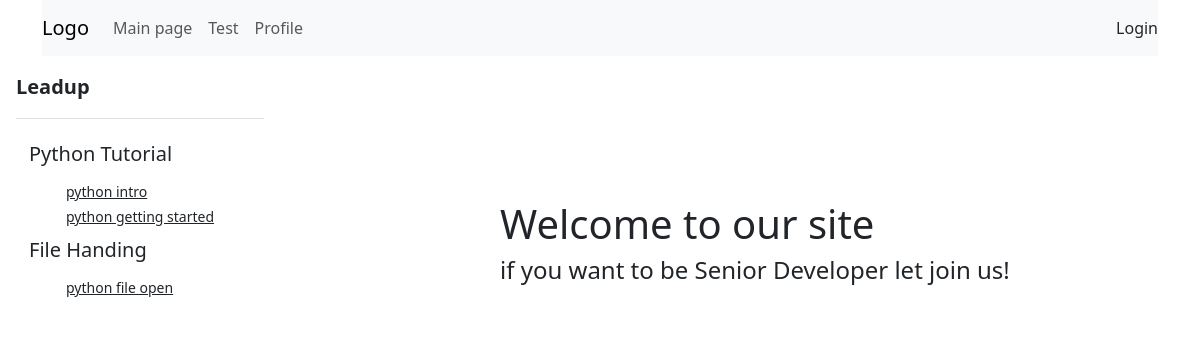
Before: /python/ with the older database file.
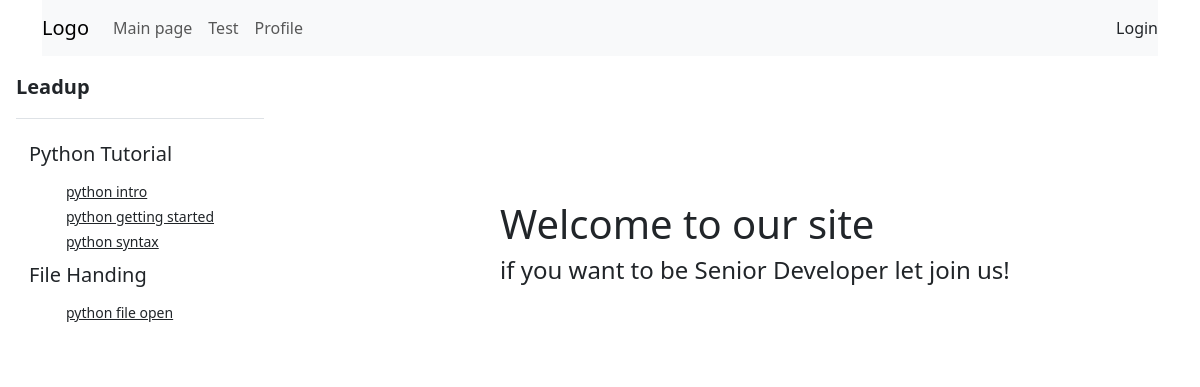
After: the same page with the newer database file.
### app/models.py (models this page shows, shortened)
class Chapter(models.Model):
    name = models.CharField(max_length=150)

class Page(models.Model):
    whichChapter = models.ForeignKey(Chapter, on_delete=models.CASCADE)
    name = models.CharField(max_length=150)
    slug=models.SlugField(max_length=250, null=True, blank=True)
    text = RichTextField(blank=True, null=True)
    def get_absolute_url(self):
        return reverse('view_news', kwargs={"pk": self.pk})

### app/views.py (the view)
# urls.py: path('python/', views.python, name="python"),
def python(request):
    a = Chapter.objects.all().prefetch_related('page_set')
    context = {'a':a}
    return render(request, "python.html", context)

### templates/python.html (shortened to what this page needs)
<!DOCTYPE html>
<html lang="en">
<head>
    <link href="https://cdn.jsdelivr.net/npm/bootstrap@5.3.0-alpha1/dist/css/bootstrap.min.css" rel="stylesheet">
</head>
<body>
<div class="container">
<nav class="navbar navbar-expand-lg navbar-light bg-light">
  <a class="navbar-brand" href="#">Logo</a>
  <div class="collapse navbar-collapse" id="navbarNav">
    <ul class="navbar-nav">
      <li class="nav-item active">
        <a class="nav-link" href="{% url 'main'%}">Main page</a>
      </li>
      <li class="nav-item active">
        <a class="nav-link" href="#">Test</a>
      </li>
      <li class="nav-item active">
        <a class="nav-link" href="#">Profile</a>
      </li>
    </ul>
  </div>
  <div class="nav-item active">
        <a class="nav-link" href="#">Login</a>
      </div>
</nav>
</div>
<div class="flex-shrink-0 p-3 bg-white" style="width: 280px;">
    <a href="/" class="d-flex align-items-center pb-3 mb-3 link-dark text-decoration-none border-bottom">
      <span class="fs-5 fw-semibold">Leadup</span>
    </a>
      <ul class="list-unstyled ps-0">
        {% for chapter in a %}
        <button class="btn btn-toggle align-items-center rounded" data-bs-toggle="collapse" data-bs-target="#home-collapse" aria-expanded="true">
            <h5>{{ chapter.name }}</h5>
        </button>
            {% for page in chapter.page_set.all %}
          <ul class="btn-toggle-nav list-unstyled fw-normal pb-1 small">
            <li><a href="{{ page.get_absolute_url }}" class="link-dark rounded">
              <div style="margin-left:50px;" class="ml-4">{{ page.name }}</div>
            </a></li>
          </ul>
            {% endfor %}
      {% endfor %}
    </ul>
  </div>
<DIV class="welcome">
  <H1>Welcome to our site</H1>
  <H4>if you want to be Senior Developer let join us!</H4>
</DIV>
</body>
</html>

Changed rows visible on the page:
added Page: name "python syntax", shown under Chapter "Python Tutorial"
